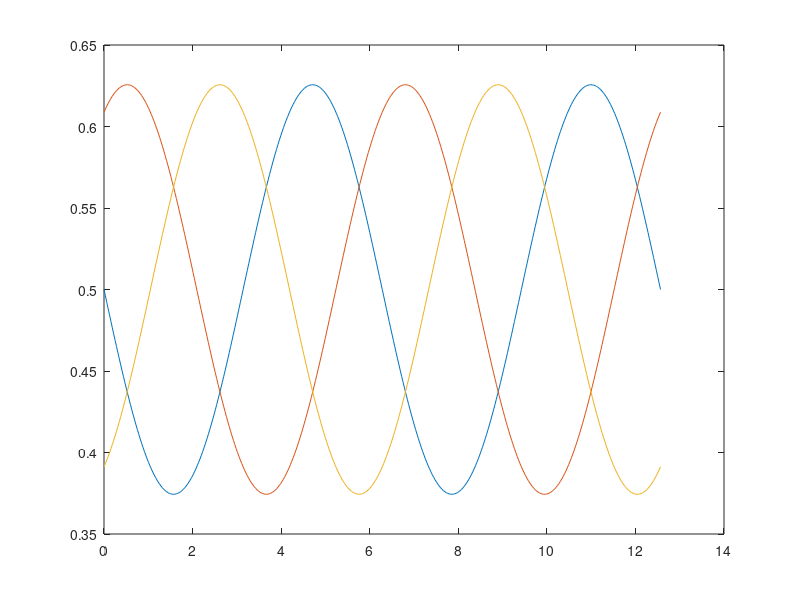

Reproduce this figure in MATLAB.
theta = 0:pi/100:4*pi;
duty = zeros(length(theta),3);

Vbus = 13;
half_Vbus = Vbus/2.0;
% q-axis voltage and d-axis voltage
Vq = 1;
Vd = 0.0;
%normalize voltages
uq = Vq/half_Vbus;
ud = Vd/half_Vbus;

% % q-axis and d-axis voltages
% % gives duty cycles from 0 to 1;
% uq = 0.6123724;    % sqrt(3/2)/2
% ud = 0.0;
% 
% % uq^2 + ud^2 = (sqrt(3/2)/2)^2 also gives duty cycles from 0 to 1
% uq = 0.5590170;  
% ud = 0.25;
% 
% % much to large
% uq = 1;  
% ud = 1;

maxduty = 0.85;
% max_mag = sqrt(3/2)(maxduty-0.5)
max_mag = 1.224745*(maxduty - 0.5);
mag = sqrt(uq^2 + ud^2);
if ( mag > max_mag)
    scale = max_mag/mag;
    uq = uq*scale;
    ud = ud*scale;
end
    
for i=1:length(theta)
    sth = sin(theta(i));
    cth = cos(theta(i));
    
    %alpha-beta duty thru iPark Transform
    ua = cth*ud - sth*uq;
    ub = sth*ud + cth*uq;
    
    % abc DutyCycles thu iClark Transform
    duty(i,1) = 0.8164966*ua + 0.5;
    duty(i,2) = -0.4082483*ua + 0.7071068*ub + 0.5;
    duty(i,3) = -0.4082483*ua - 0.7071068*ub + 0.5;
end

plot(theta,duty(:,1),theta,duty(:,2),theta,duty(:,3))